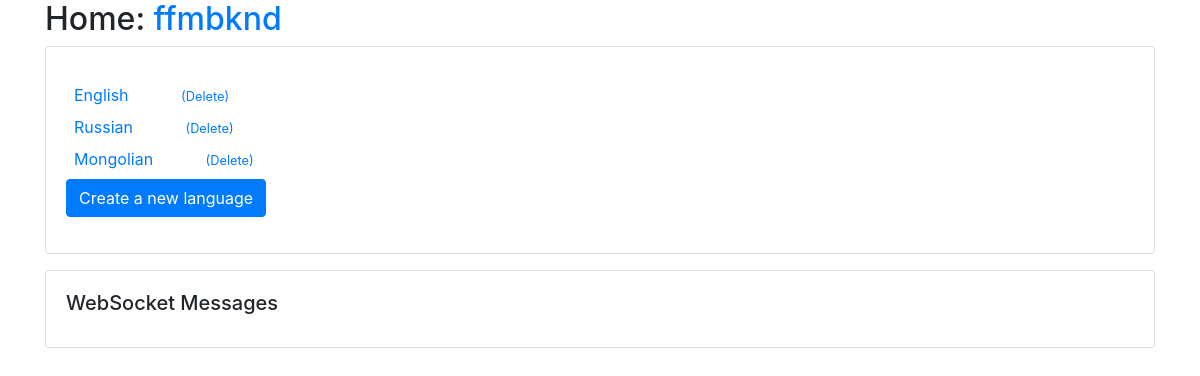
The page /languages/languages/language/ on the database its author committed.
### languages/models.py (models this page shows, shortened)
class language(models.Model):
    created = models.DateTimeField(auto_now_add=True, editable=False)
    name = models.TextField(max_length=50)
    class Meta:
        pass
    def __str__(self):
        return str(self.name)
    def get_absolute_url(self):
        return reverse("languages_language_detail", args=(self.pk,))

### languages/views.py (the view)
# urls.py: path("languages/language/", views.languageListView.as_view(), name="languages_language_list"),
class languageListView(generic.ListView):
    model = models.language
    form_class = forms.languageForm

### languages/templates/languages/language_list.html
{% extends "base.html" %}
{% block content %}
{% for object in object_list %}
  <div class="m-2">
    <a href="{{object.get_absolute_url}}">{{object}}</a>
    <small class="ml-5">
      <a href="{% url 'languages_language_delete' object.pk %}">
        (Delete)
      </a>
    </small>
  </div>
{% endfor %}
<div>
  <a class="btn btn-primary"
    href="{% url 'languages_language_create' %}">
  Create a new language
  </a>
</div>
{% endblock %}

### rows shown on the page
language: name "English"
language: name "Russian"
language: name "Mongolian"
